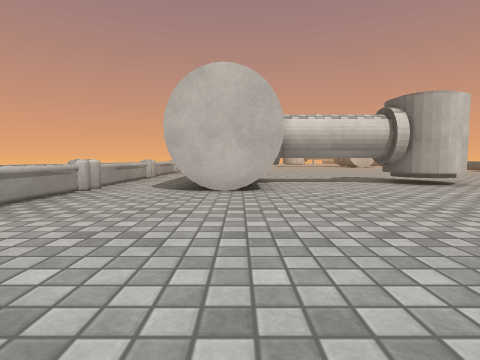
view 1 (above)

17 first-person views from a walk through a scene from a Unity 3-D project. The camera is 0.64 m above the floor, tilts 4° down and sees 80° across. The floor is counted in squares, 1 m on a side. Each view is taken from the middle of a square. On the plan, view 1 faces up. The plan holds only what a view shows up to about 9 squares ahead; the rest is blank. The place goes on beyond the plan. The player character is not drawn. Surface patterns are stand-ins for the level's own textures.

view 2
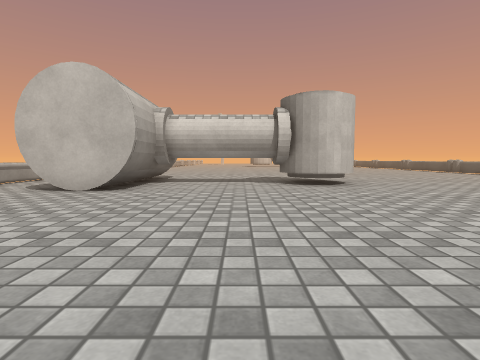

view 3
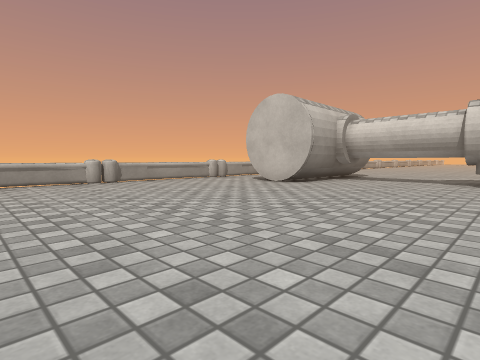

view 4
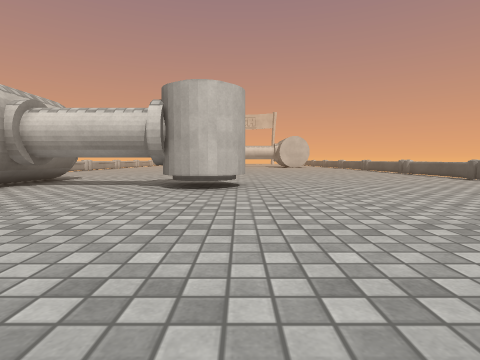

view 5
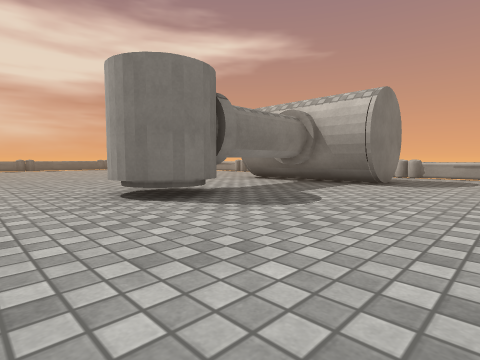

view 6
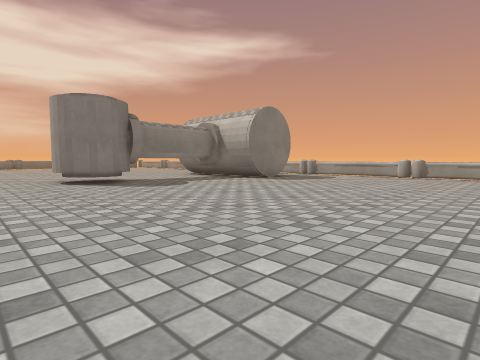

view 7
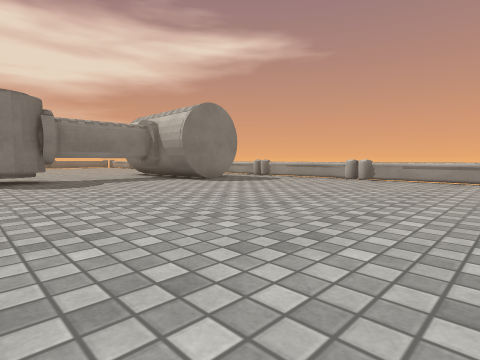

view 8
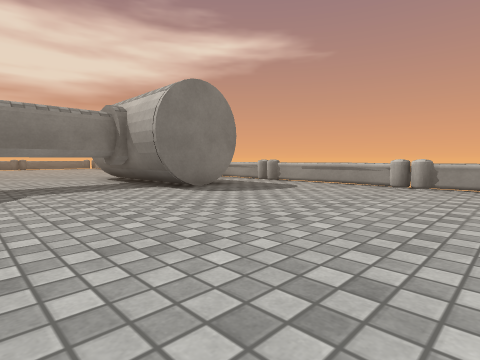

view 9
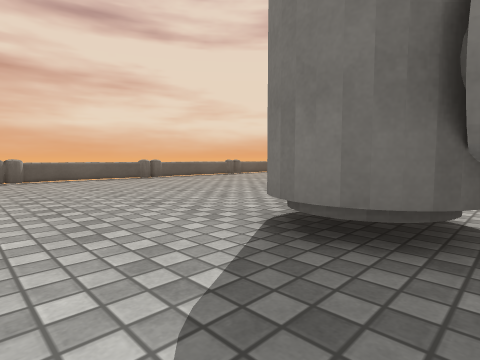

view 10
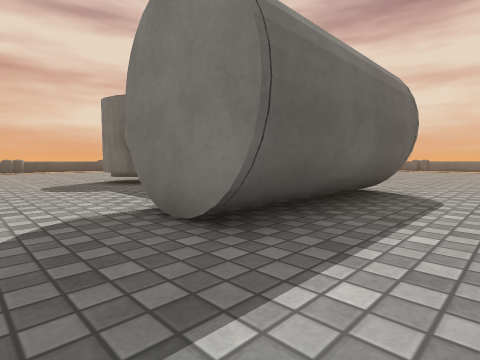

view 11
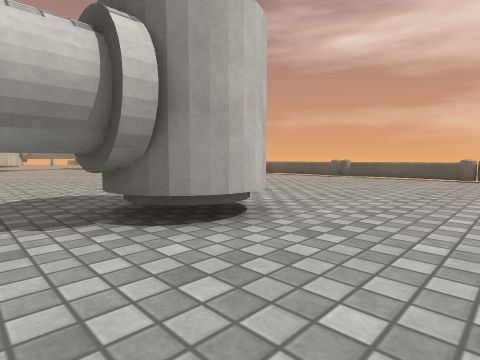

view 12
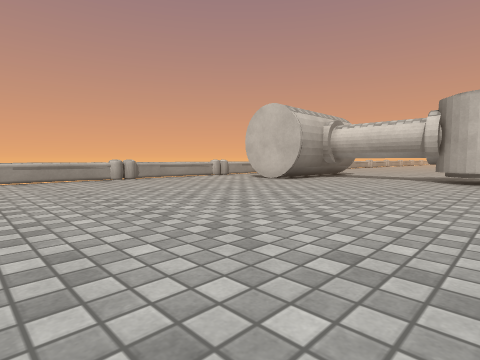

view 13
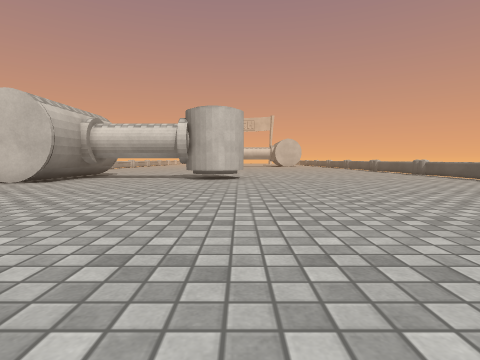

view 14
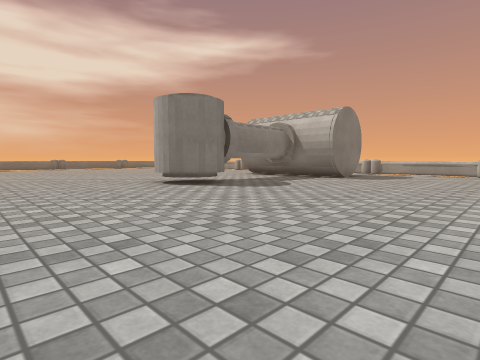

view 15
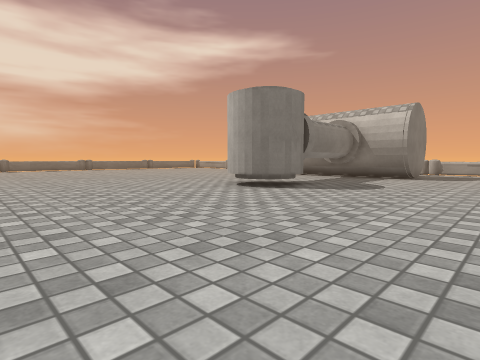

view 16
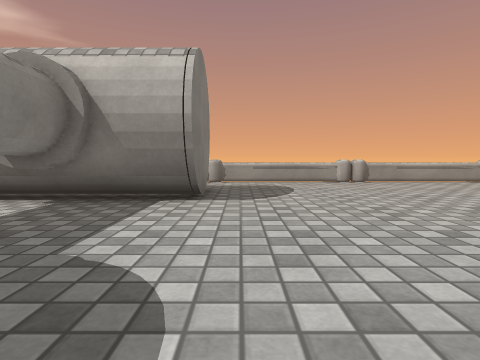

view 17
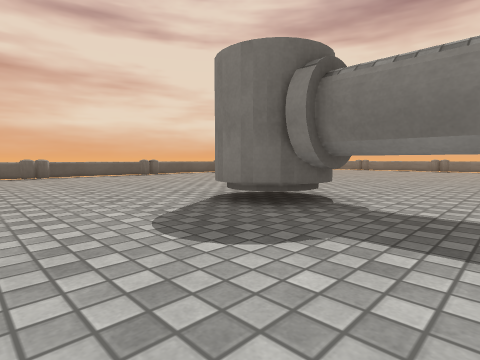

### Floor plan
Key: @ floor where view 1 was taken; # wall or solid block; . floor; = window, fence, low wall or low ledge; ^ raised ledge; O other object.
Columns run from 4 left of view 1 to 14 right of it. Each row starts with its distance up from view 1.
 18  ^   ......
 17 #............
 16 #............
 15 #..............
 14 #^.............
 13 #...............
 12 #...............
 11 #.................=
 10 #^.OO.............^
  9 #..OO....O........=
  8 #..OOOOOOOO.......=
  7 #..OO....O........=
  6 #^.OO.............^
  5 #................
  4 #...............
  3 #..............
  2 #^.............
  1 #.............
  0 #...@........
 -1 #...........
 -2      ......

Where each view was taken, in squares from view 1:
view 1: 0 up, 0 right, facing up
view 2: 0 up, 3 right, facing up
view 3: 1 down, 5 right, facing up-left
view 4: 1 up, 6 right, facing up
view 5: 13 up, 8 right, facing down-left
view 6: 17 up, 8 right, facing down-left
view 7: 18 up, 6 right, facing down-left
view 8: 16 up, 4 right, facing down-left
view 9: 11 up, 4 right, facing down-right
view 10: 12 up, 3 left, facing down-right
view 11: 5 up, 3 right, facing up-right
view 12: 2 down, 6 right, facing up-left
view 13: 2 down, 6 right, facing up
view 14: 15 up, 10 right, facing down-left
view 15: 13 up, 11 right, facing down-left
view 16: 11 up, 5 right, facing left
view 17: 12 up, 2 right, facing down-right
